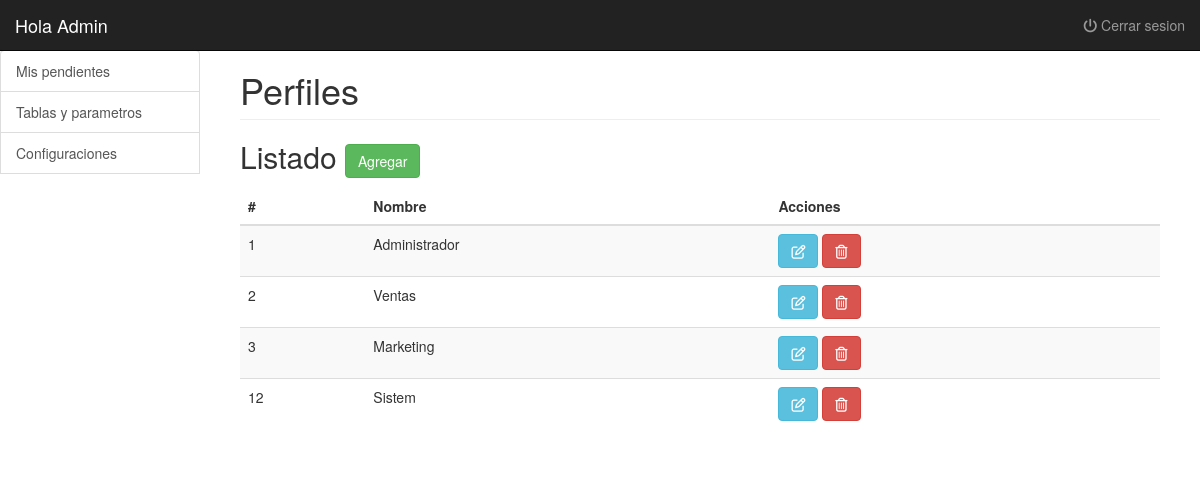
The app's page /tp-2/perfiles.php (signed in) with its own data.
### tables this page shows
CREATE TABLE `perfil` (
  `id` int(11) NOT NULL,
  `nombre` varchar(100) NOT NULL
);

### tp-2/clases/perfil.php (called while the page is built, shortened)
<?php
Class Perfil{
	private $con;
	public function __construct($con){
		$this->con = $con;
	}
	public function getList(){
		$query = "SELECT id, nombre
		           FROM perfil";
        return $this->con->query($query);
	}
}
?>

### tp-2/perfiles.php (the view, shortened to what this page needs)
<?php
require('header.php');
?>
<div class="container-fluid">
	  <?php $perfilMenu = 'Perfiles';
	 $perfiles = new Perfil($con);
	include('side_bar.php');
        ?>
        <div class="col-sm-9 col-md-10 main">
		  <h1 class="page-header">
            Perfiles
          </h1>
          <h2 class="sub-header">Listado <a href="perfiles_ae.php"><button type="button" class="btn btn-success" title="Agregar">Agregar</button></a></h2>
          <div class="table-responsive">
            <table class="table table-striped">
              <thead>
                <tr>
                  <th>#</th>
                  <th>Nombre</th>
				  <th>Acciones</th>
                </tr>
              </thead>
			  <tbody>
				<?php
					foreach($perfiles->getList() as $perfil){?>
						<tr>
						  <td><?php echo $perfil['id'];?></td>
						  <td><?php echo $perfil['nombre'];?></td>
						  <td>
						      <a href="perfiles_ae.php?edit=<?php echo $perfil['id']?>"><button type="button" class="btn btn-info" title="Modificar"><i class="far fa-edit"></i></i></button></a>
							  <a href="perfiles.php?del=<?php echo $perfil['id']?>"><button type="button" class="btn btn-danger" title="Borrar" onclick= "return ConfirmDelete()"><i class="far fa-trash-alt"></i></button></a>
					      </td>
						</tr>
				    <?php }?>
              </tbody>
            </table>
          </div>
      </div>
	</div>
</div>
<?php include('footer.php');?>

### tp-2/css/styles.css (style rules this page uses)
body { padding-top: 50px; background-color: while; }
.main { padding: 20px; background-color: #fff; }
@media (min-width: 768px) { .main { padding-right: 40px; padding-left: 40px; } }
.main .page-header { margin-top: 0; }

### records on screen
perfil: id "1", nombre "Administrador"
perfil: id "2", nombre "Ventas"
perfil: id "3", nombre "Marketing"
perfil: id "12", nombre "Sistem"

### other values on screen
$_SESSION['usuario']['nombre'] "Admin"
